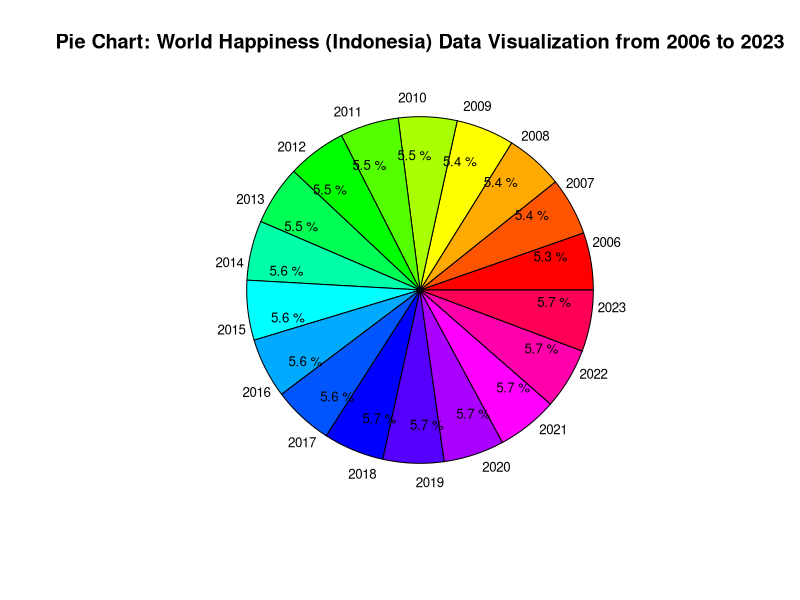

The R source for this figure:
# Memuat library yang diperlukan
library(tibble)

# Data yang diberikan dalam bentuk tibble
data <- tibble(
    Year = 2006:2023,
    Value = c(
        8.84, 8.89, 8.93, 8.96, 9.01, 9.06, 9.11, 9.15, 9.18, 9.22,
        9.26, 9.30, 9.34, 9.38, 9.35, 9.38, 9.43, 9.46
    )
)

# Menghitung persentase
pct <- round(data$Value / sum(data$Value) * 100, 1)
labels <- paste(pct, "%") # Persentase

# Membuka device PNG untuk menyimpan gambar
png("hasil_piechart.png")

# Membuat Pie Chart
pie(data$Value,
    labels = NA, # Tidak menampilkan label persentase di dalam chart
    main = "Pie Chart: World Happiness (Indonesia) Data Visualization from 2006 to 2023",
    col = rainbow(length(data$Value)), radius = 0.9 # Mengurangi radius untuk memberikan lebih banyak ruang
)

# Menghitung posisi untuk menempatkan label persentase
pie_positions <- cumsum(data$Value) - 0.5 * data$Value # Posisi tengah untuk setiap potongan

# Menambahkan label persentase ke dalam potongan pie
text_positions_x <- cos(pi * (2 * pie_positions + data$Value / 2) / sum(data$Value)) * 0.7 # Jarak dari pusat
text_positions_y <- sin(pi * (2 * pie_positions + data$Value / 2) / sum(data$Value)) * 0.7

# Menambahkan label persentase ke dalam potongan pie
text(x = text_positions_x, y = text_positions_y, labels = labels, cex = 0.8, col = "black")

# Menghitung posisi untuk menempatkan label tahun di luar pie chart
year_positions_x <- cos(pi * (2 * pie_positions + data$Value / 2) / sum(data$Value)) * 1 # Tambahkan offset untuk jarak
year_positions_y <- sin(pi * (2 * pie_positions + data$Value / 2) / sum(data$Value)) * 1 # Tambahkan offset untuk jarak

# Menambahkan label tahun di luar potongan pie
text(x = year_positions_x, y = year_positions_y, labels = data$Year, cex = 0.8, col = "black")

# Menutup device untuk menyimpan gambar
dev.off()
